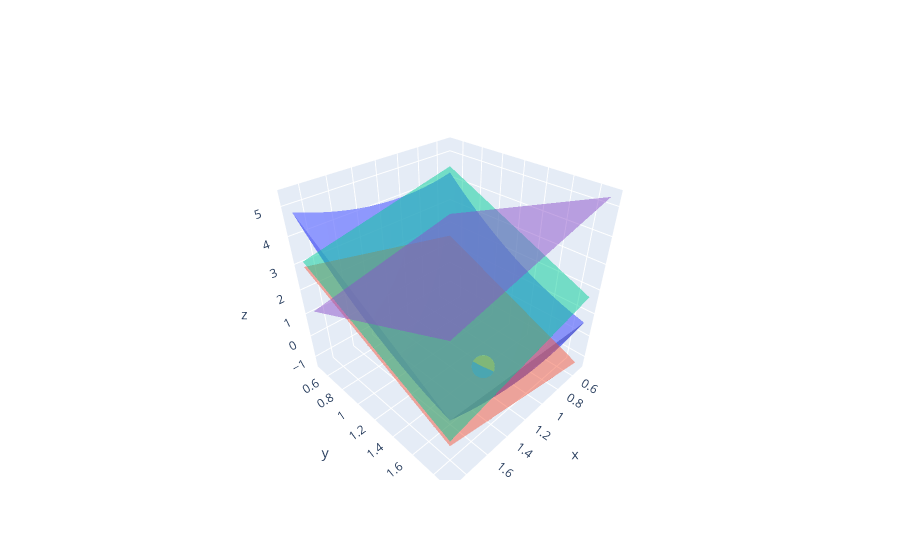

Notebook code for this chart:
### Code cell
fig = go.Figure()
fig.add_trace(go.Mesh3d(x=x_plot, y=y_plot, z=z1, opacity=0.7))
fig.add_trace(go.Mesh3d(x=x_plot, y=y_plot, z=z2, opacity=0.5))
fig.add_trace(go.Mesh3d(x=x_plot, y=y_plot, z=z3, opacity=0.5))
fig.add_trace(go.Mesh3d(x=x_plot, y=y_plot, z=z4, opacity=0.5))
fig.add_trace(go.Scatter3d(x=np.array(res.x[0]), y=np.array(res.x[1]), z=np.array(res_z), mode='markers'))
fig.show()

### Figure 1 — Plotly figure (JSON) as saved in the notebook; plotly's stock layout.template omitted (floating-point values rounded to 4 significant figures; data arrays with more than 128 entries replaced by an {"elided": "..."} marker saying what was removed)
{"data": [{"opacity": 0.7, "type": "mesh3d", "x": {"elided": "225 float values"}, "y": {"elided": "225 float values"}, "z": {"elided": "225 float values"}}, {"opacity": 0.5, "type": "mesh3d", "x": {"elided": "225 float values"}, "y": {"elided": "225 float values"}, "z": {"elided": "225 float values"}}, {"opacity": 0.5, "type": "mesh3d", "x": {"elided": "225 float values"}, "y": {"elided": "225 float values"}, "z": {"elided": "225 float values"}}, {"opacity": 0.5, "type": "mesh3d", "x": {"elided": "225 float values"}, "y": {"elided": "225 float values"}, "z": {"elided": "225 float values"}}, {"mode": "markers", "type": "scatter3d", "x": [1.4], "y": [1.7], "z": [0.8]}], "layout": {}}
